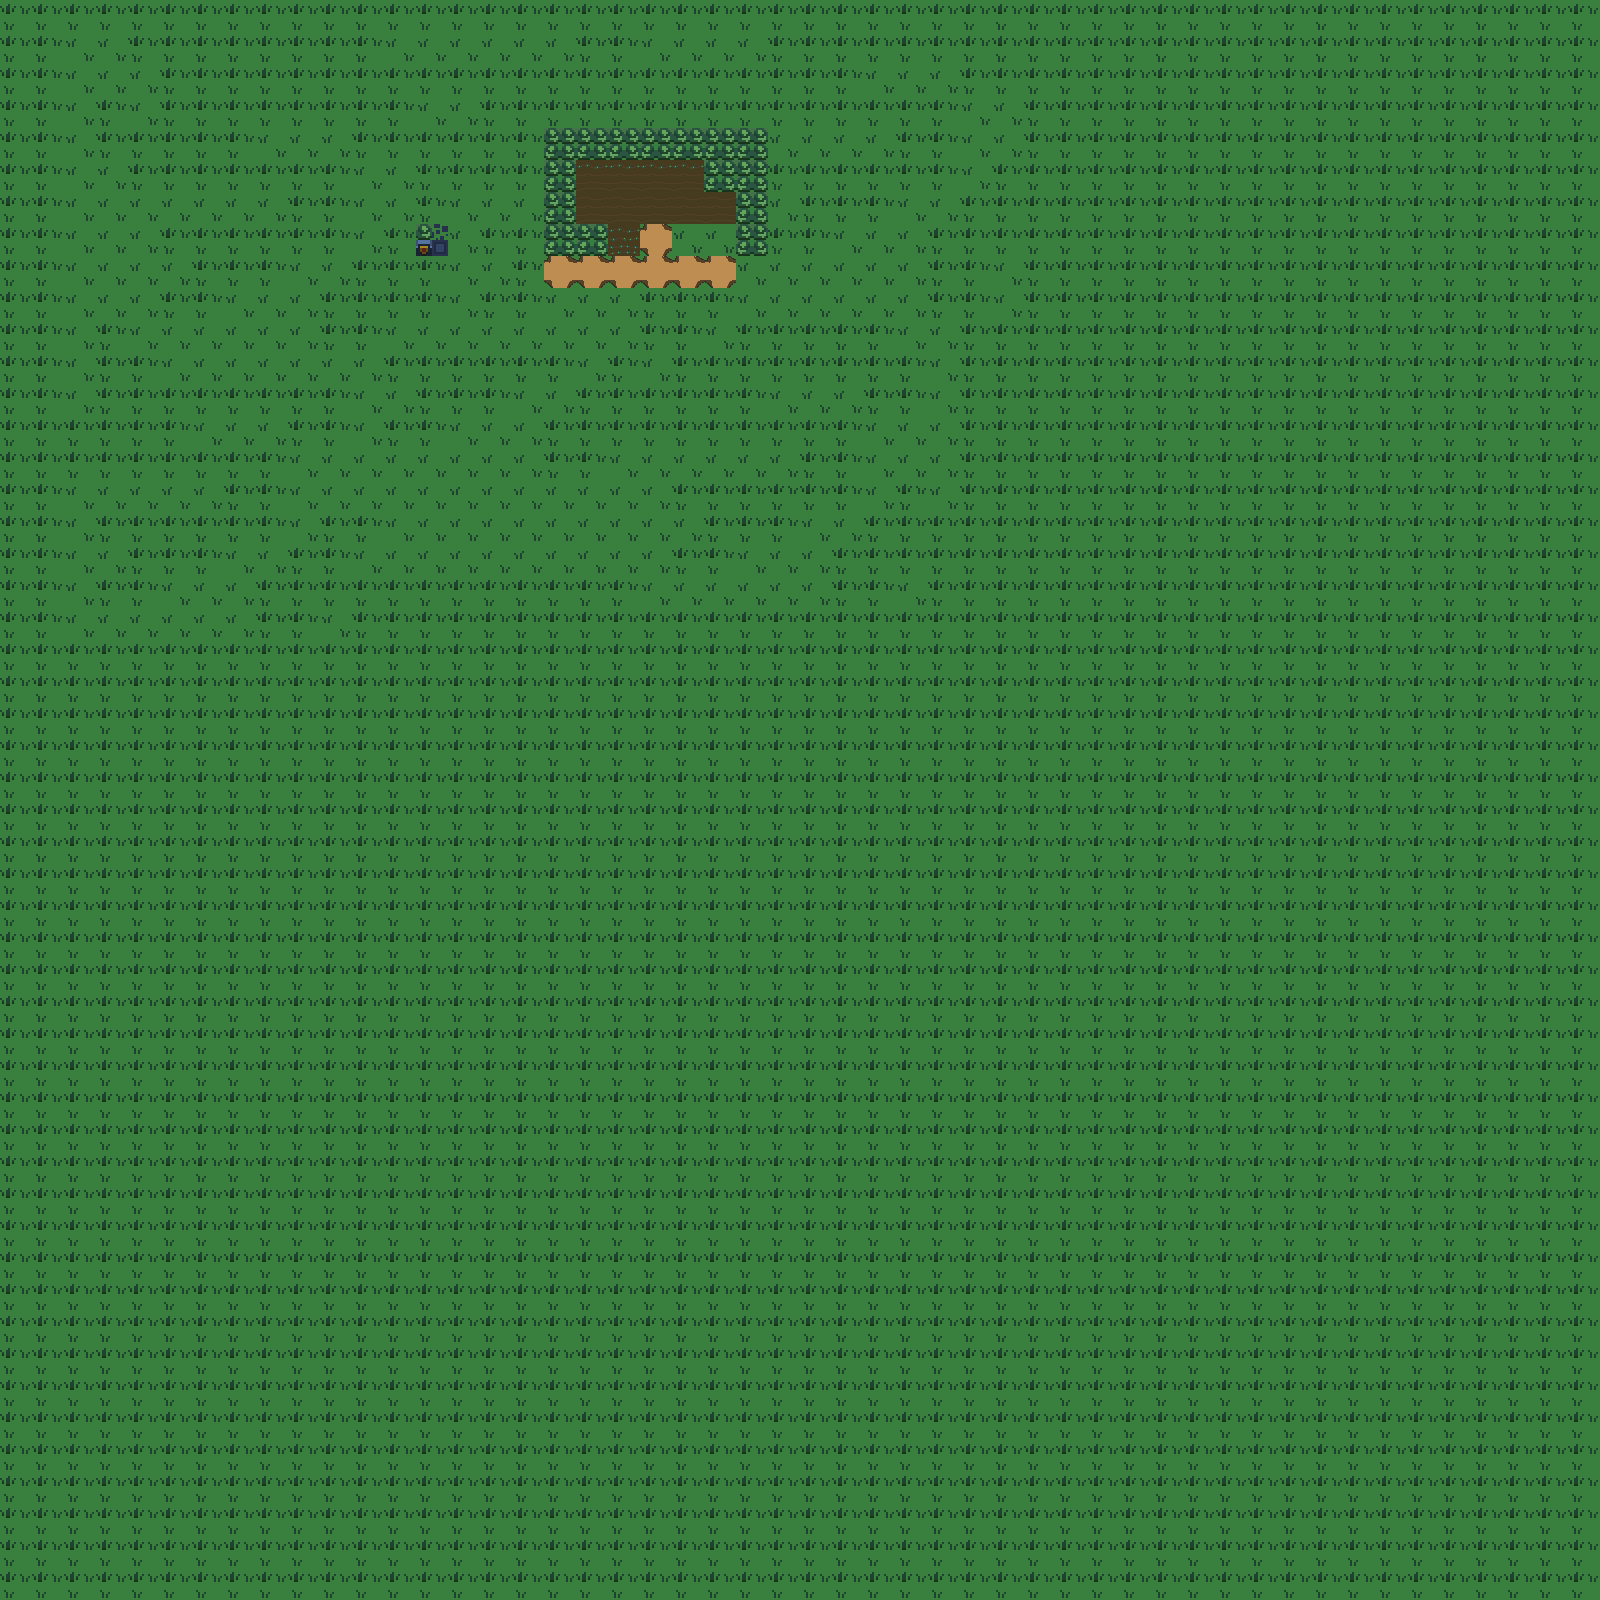

Tiled map render using the project's own tile images. Description and the map definition, with tile-layer contents summarised, below:
An orthogonal 50x50 tile map with 32x32 px tiles, 1 tile layer (Tile Layer 1).

<map version="1.0" orientation="orthogonal" width="50" height="50" tilewidth="32" tileheight="32">
 <tileset firstgid="1" name="scale32from16" tilewidth="32" tileheight="32">
  <image source="scale32from16.png" trans="ff00ff" width="192" height="736" />
  <tile id="0">
   <properties>
    <property name="cost" value="1" />
   </properties>
  </tile>
  <tile id="1">
   <properties>
    <property name="cost" value="1" />
   </properties>
  </tile>
  <tile id="2">
   <properties>
    <property name="cost" value="20" />
    <property name="manage" value="true" />
   </properties>
  </tile>
  <tile id="8">
   <properties>
    <property name="house" value="true" />
    <property name="type" value="1" />
   </properties>
  </tile>
  <tile id="9">
   <properties>
    <property name="manage" value="true" />
    <property name="res" value="1" />
   </properties>
  </tile>
  <tile id="10">
   <properties>
    <property name="manage" value="true" />
    <property name="res" value="1" />
   </properties>
  </tile>
  <tile id="11">
   <properties>
    <property name="manage" value="true" />
    <property name="res" value="1" />
   </properties>
  </tile>
  <tile id="15">
   <properties>
    <property name="manage" value="true" />
    <property name="upgradeTime" value="10" />
    <property name="upgradeTo" value="17" />
   </properties>
  </tile>
  <tile id="16">
   <properties>
    <property name="manage" value="true" />
    <property name="upgradeTime" value="10" />
    <property name="upgradeTo" value="18" />
   </properties>
  </tile>
  <tile id="17">
   <properties>
    <property name="manage" value="true" />
    <property name="upgradeTime" value="10" />
    <property name="upgradeTo" value="22" />
   </properties>
  </tile>
  <tile id="21">
   <properties>
    <property name="manage" value="true" />
    <property name="upgradeTime" value="15" />
    <property name="upgradeTo" value="23" />
   </properties>
  </tile>
  <tile id="22">
   <properties>
    <property name="make" value="2" />
    <property name="manage" value="true" />
    <property name="upgradeTime" value="3" />
    <property name="upgradeTo" value="16" />
   </properties>
  </tile>
  <tile id="23">
   <properties>
    <property name="cost" value="5" />
   </properties>
  </tile>
 </tileset>
 <layer name="Tile Layer 1" width="50" height="50">
  <data>[2500 cells, 2500 non-empty, 8 distinct tile ids]</data>
 </layer>
</map>
